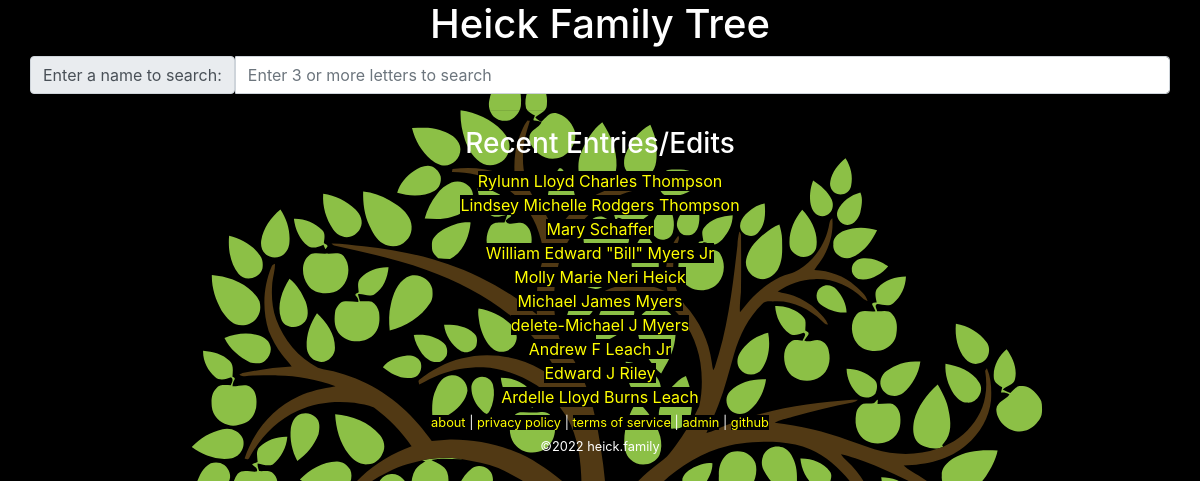
The page / on the database its author committed.
### tables this page shows
CREATE TABLE `family` (
  `id` int(10) unsigned NOT NULL AUTO_INCREMENT COMMENT 'primary key',
  `name` char(200) NOT NULL,
  `parent-bio-x` int(10) unsigned NOT NULL DEFAULT 0 COMMENT 'mother xx',
  `parent-bio-y` int(10) unsigned NOT NULL DEFAULT 0 COMMENT 'father xy',
  `parent-adopt-x` int(10) unsigned NOT NULL DEFAULT 0,
  `parent-adopt-y` int(10) unsigned NOT NULL DEFAULT 0,
  `partner` int(10) unsigned NOT NULL DEFAULT 0,
  `dob` char(10) NOT NULL DEFAULT '0000-00-00' COMMENT 'date of birth ymd',
  `dod` char(10) NOT NULL DEFAULT '0000-00-00' COMMENT 'date of death ymd',
  `lastupdated` datetime NOT NULL DEFAULT current_timestamp() ON UPDATE current_timestamp(),
  PRIMARY KEY (`id`)
);

### lib/Stuff.php (called while the page is built, shortened)
<?php
require_once('Family.php');
class Stuff extends Family
{
	public static function getLastModified($count = 10)
	{
		$data = [];
		$query = 'SELECT `id`,`name` FROM `family` ORDER BY `lastupdated` DESC LIMIT ' . $count;
		$result = self::_query($query);
		while ($row = mysqli_fetch_assoc($result)) {
			$data[] = ['id' => $row['id'], 'name' => $row['name']];
		}
		return $data;
	}
}

### lib/Family.php (called while the page is built, shortened)
<?php
class Family
{
	private static $link = null;
	protected static function _query($query = null)
	{
		$result = mysqli_query(self::$link, $query);
		return $result;
	}
	protected static function _connect()
	{
		$config = json_decode(file_get_contents('../conf/configuration.json'), true);
		$db = $config['database'];
		self::$link = mysqli_connect($db['hostname'], $db['username'], $db['password'], $db['database']);
		return;
	}
}

### www/index.php (the view, shortened to what this page needs)
<?php
require_once('../lib/Stuff.php');
?><!DOCTYPE html>
<html lang="en">
	<head>
		<link rel="stylesheet" href="https://cdn.jsdelivr.net/npm/bootstrap@4.6.0/dist/css/bootstrap.min.css">
		<link rel="stylesheet" href="/media/theme.css">
	</head>
	<body>
		<div class="container">
<?php require_once("header.php"); ?>
			<div class="row">
				<div class="input-group">
					<div class="iput-group-prepend">
						<span class="input-group-text">Enter a name to search:</span>
					</div>
					<input class="form-control" type="text" id="search" name="search" placeholder="Enter 3 or more letters to search" value="" />
				</div>
			</div>
			<hr />
			<div class="row">
				<div class="col text-center"><h3>Recent Entries/Edits</h2></div>
			</div>
<?php
$recent = Stuff::getLastModified();
foreach ($recent as $value)
{
	echo "\t\t\t" . '<div class="row"><div class="col text-center"><a href="tree.php?id=' . $value['id'] . '">' . $value['name'] . '</a></div></div>' . "\n";
}
?>
<?php require_once("footer.php"); ?>
		 </div>
	</body>
</html>

### www/header.php
<div class="row">
	<div class="col text-center"><h1 ><a class="header-href" href="index.php">Heick Family Tree</a></h1></div>
</div>

### www/footer.php
<div class="row">
	<div class="col text-center">
		<small>
			<a href="about.php">about</a> |
			<a href="privacypolicy.php">privacy policy</a> |
			<a href="tos.php">terms of service</a> |
			<a href="admin.php">admin</a> |
			<a href="https://github.com/mjheick/ws_heick.family" target="_blank">github</a>
			<br />
			&copy;<?php echo date("Y"); ?> heick.family
		</small>
	</div>
</div>

### www/media/theme.css (style rules this page uses)
body, table, tr, td { background: black; color: white; }
a { color: yellow; background: black; }
.header-href { color: white; }
body { background-image: url('/media/family-tree-fixed.svg'); background-size: cover; background-repeat: no-repeat; }

### rows shown on the page
family: name "Rylunn Lloyd Charles Thompson"
family: name "Lindsey Michelle Rodgers Thompson"
family: name "Mary Schaffer"
family: name "William Edward \"Bill\" Myers Jr"
family: name "Molly Marie Neri Heick"
family: name "Michael James Myers"
family: name "delete-Michael J Myers"
family: name "Andrew F Leach Jr"
family: name "Edward J Riley"
family: name "Ardelle Lloyd Burns Leach"
